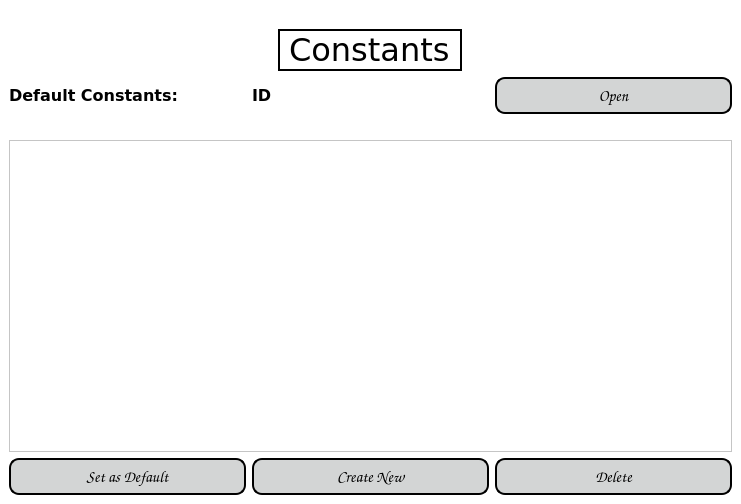
<?xml version="1.0" encoding="UTF-8"?>
<ui version="4.0">
 <class>constantsPage</class>
 <widget class="QMainWindow" name="constantsPage">
  <property name="geometry">
   <rect>
    <x>0</x>
    <y>0</y>
    <width>741</width>
    <height>504</height>
   </rect>
  </property>
  <property name="windowTitle">
   <string>Constants</string>
  </property>
  <property name="styleSheet">
   <string notr="true">background-color: rgb(255, 255, 255);</string>
  </property>
  <widget class="QWidget" name="centralwidget">
   <layout class="QVBoxLayout" name="verticalLayout">
    <item>
     <spacer name="horizontalSpacer_5">
      <property name="orientation">
       <enum>Qt::Horizontal</enum>
      </property>
      <property name="sizeHint" stdset="0">
       <size>
        <width>714</width>
        <height>20</height>
       </size>
      </property>
     </spacer>
    </item>
    <item alignment="Qt::AlignHCenter">
     <widget class="QLabel" name="headerLabel">
      <property name="maximumSize">
       <size>
        <width>16777215</width>
        <height>50</height>
       </size>
      </property>
      <property name="font">
       <font>
        <family>Verdana</family>
        <pointsize>24</pointsize>
       </font>
      </property>
      <property name="frameShape">
       <enum>QFrame::WinPanel</enum>
      </property>
      <property name="text">
       <string>Constants</string>
      </property>
     </widget>
    </item>
    <item>
     <layout class="QHBoxLayout" name="horizontalLayout_2">
      <item>
       <widget class="QLabel" name="defaultLabel">
        <property name="font">
         <font>
          <family>Verdana</family>
          <pointsize>12</pointsize>
          <weight>75</weight>
          <bold>true</bold>
         </font>
        </property>
        <property name="text">
         <string>Default Constants: </string>
        </property>
       </widget>
      </item>
      <item>
       <widget class="QLabel" name="idLabel">
        <property name="font">
         <font>
          <family>Verdana</family>
          <pointsize>12</pointsize>
          <weight>75</weight>
          <bold>true</bold>
         </font>
        </property>
        <property name="text">
         <string>ID</string>
        </property>
       </widget>
      </item>
      <item>
       <widget class="QPushButton" name="openButton">
        <property name="font">
         <font>
          <family>Comic Sans MS</family>
          <pointsize>-1</pointsize>
          <weight>75</weight>
          <italic>false</italic>
          <bold>true</bold>
         </font>
        </property>
        <property name="styleSheet">
         <string notr="true">QPushButton{
background-color: rgb(211, 213, 213);
color:black;
border-style:outset;
border-width:2px;
border-radius:10px;
border-color: black;
font:bold 16px;
padding: 6;
}

QPushButton:hover{
background-color: rgb(83, 82, 82);
color: white;
}

QPushButton:pressed{
background-color: white;
}
</string>
        </property>
        <property name="text">
         <string>Open</string>
        </property>
       </widget>
      </item>
     </layout>
    </item>
    <item>
     <spacer name="horizontalSpacer_6">
      <property name="orientation">
       <enum>Qt::Horizontal</enum>
      </property>
      <property name="sizeHint" stdset="0">
       <size>
        <width>714</width>
        <height>20</height>
       </size>
      </property>
     </spacer>
    </item>
    <item>
     <widget class="QTableWidget" name="constantsTable">
      <property name="font">
       <font>
        <family>Verdana</family>
        <pointsize>12</pointsize>
       </font>
      </property>
     </widget>
    </item>
    <item>
     <layout class="QHBoxLayout" name="horizontalLayout_14">
      <item>
       <widget class="QPushButton" name="defaultButton">
        <property name="font">
         <font>
          <family>Comic Sans MS</family>
          <pointsize>-1</pointsize>
          <weight>75</weight>
          <italic>false</italic>
          <bold>true</bold>
         </font>
        </property>
        <property name="styleSheet">
         <string notr="true">QPushButton{
background-color: rgb(211, 213, 213);
color:black;
border-style:outset;
border-width:2px;
border-radius:10px;
border-color: black;
font:bold 16px;
padding: 6;
}

QPushButton:hover{
background-color: rgb(83, 82, 82);
color: white;
}

QPushButton:pressed{
background-color: white;
}
</string>
        </property>
        <property name="text">
         <string>Set as Default</string>
        </property>
       </widget>
      </item>
      <item>
       <widget class="QPushButton" name="createButton">
        <property name="font">
         <font>
          <family>Comic Sans MS</family>
          <pointsize>-1</pointsize>
          <weight>75</weight>
          <italic>false</italic>
          <bold>true</bold>
         </font>
        </property>
        <property name="styleSheet">
         <string notr="true">QPushButton{
background-color: rgb(211, 213, 213);
color:black;
border-style:outset;
border-width:2px;
border-radius:10px;
border-color: black;
font:bold 16px;
padding: 6;
}

QPushButton:hover{
background-color: rgb(83, 82, 82);
color: white;
}

QPushButton:pressed{
background-color: white;
}
</string>
        </property>
        <property name="text">
         <string>Create New</string>
        </property>
       </widget>
      </item>
      <item>
       <widget class="QPushButton" name="deleteButton">
        <property name="font">
         <font>
          <family>Comic Sans MS</family>
          <pointsize>-1</pointsize>
          <weight>75</weight>
          <italic>false</italic>
          <bold>true</bold>
         </font>
        </property>
        <property name="styleSheet">
         <string notr="true">QPushButton{
background-color: rgb(211, 213, 213);
color:black;
border-style:outset;
border-width:2px;
border-radius:10px;
border-color: black;
font:bold 16px;
padding: 6;
}

QPushButton:hover{
background-color: rgb(83, 82, 82);
color: white;
}

QPushButton:pressed{
background-color: white;
}
</string>
        </property>
        <property name="text">
         <string>Delete</string>
        </property>
       </widget>
      </item>
     </layout>
    </item>
   </layout>
  </widget>
 </widget>
 <resources/>
 <connections/>
</ui>
